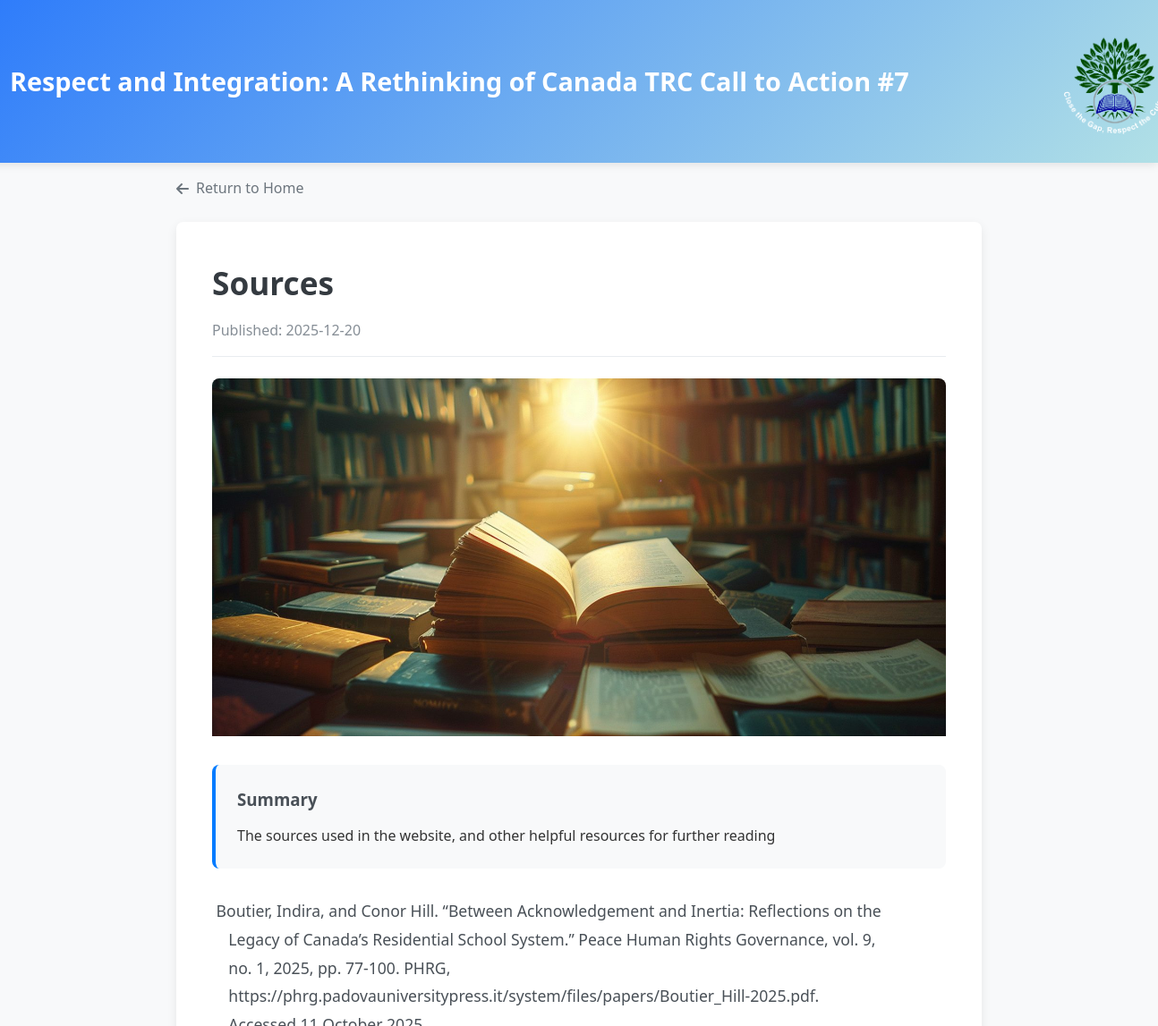
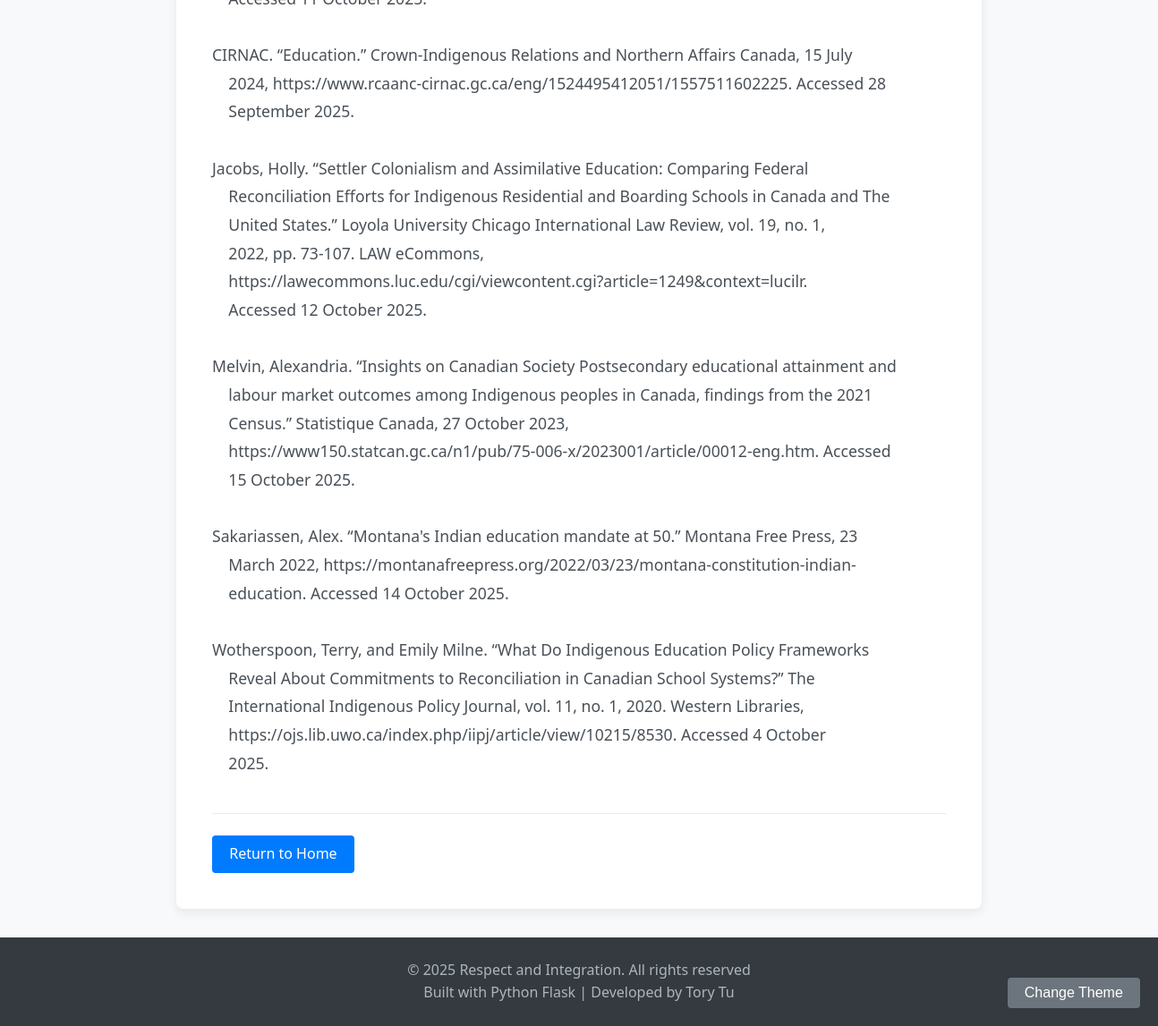
Screenshot of /content/6 with the database file from the repository (2 pictures, top to bottom).
### tables this page shows
CREATE TABLE contents (
            id INTEGER PRIMARY KEY AUTOINCREMENT,
            title TEXT NOT NULL,
            intro TEXT NOT NULL,
            detail TEXT NOT NULL,
            image TEXT,
            sort_order INTEGER DEFAULT 0,
            is_active BOOLEAN DEFAULT 1,
            created_at TIMESTAMP DEFAULT CURRENT_TIMESTAMP,
            updated_at TIMESTAMP DEFAULT CURRENT_TIMESTAMP
        );

### app.py (the view)
@app.route('/content/<int:content_id>')
def content_detail(content_id):
    content = get_content_by_id(content_id)
    if content:
        return render_template('detail.html', content=content)
    else:
        return "Page Not Found", 404

### database.py (called while the page is built)
def get_db_connection():
    conn = sqlite3.connect(DATABASE)
    conn.row_factory = sqlite3.Row  # 使查询结果以字典形式返回
    return conn

def get_content_by_id(content_id):
    conn = get_db_connection()
    cursor = conn.execute('SELECT * FROM contents WHERE id = ?', (content_id,))
    content = cursor.fetchone()
    conn.close()
    if content:
        return dict(content)
    return None

### templates/detail.html (shortened to what this page needs)
{% extends "base.html" %}
{% block content %}
<div class="detail-container">
    <a href="/" class="back-link"><i class="fas fa-arrow-left"></i> Return to Home</a>
    <article class="content-detail">
        <h1>{{ content.title }}</h1>
        <div class="detail-meta">
            <span class="date">Published: {{ content.created_at[:10] }}</span>
        </div>
        {% if content.image %}
        <div class="detail-image">
            <img src="{{ url_for('uploaded_file', filename=content.image) }}" alt="{{ content.title }}">
        </div>
        {% endif %}
        <div class="intro-box">
            <h3>Summary</h3>
            <p>{{ content.intro }}</p>
        </div>
        <div class="detail-content">
            <div class="content-text"> {{ content.detail|safe }} </div>
        </div>
        <div class="action-buttons">
            <a href="/" class="btn">Return to Home</a>
        </div>
    </article>
</div>
{% endblock %}

### static/css/style.css (style rules this page uses)
* { margin: 0; padding: 0; box-sizing: border-box; }
body { font-family: 'Segoe UI', Tahoma, Geneva, Verdana, sans-serif; line-height: 1.6; color: #333; background-color: #f8f9fa; }
.btn { display: inline-block; padding: 0.5rem 1.2rem; background-color: #007bff; color: white; text-decoration: none; border-radius: 4px; border: none; cursor: pointer; font-size: 1rem; transition: background-color 0.3s; text-align: center; }
.date { color: #868e96; font-size: 0.9rem; }
.detail-container { max-width: 900px; margin: 0 auto; }
.back-link { display: inline-flex; align-items: center; color: #6c757d; text-decoration: none; margin-top: 1rem; margin-bottom: 1.5rem; font-weight: 500; }
.back-link i { margin-right: 0.5rem; }
.content-detail { background: white; border-radius: 8px; padding: 2.5rem; box-shadow: 0 4px 12px rgba(0, 0, 0, 0.08); }
.content-detail h1 { font-size: 2.2rem; color: #343a40; margin-bottom: 0.8rem; }
.detail-meta { display: flex; align-items: center; gap: 1rem; margin-bottom: 1.5rem; padding-bottom: 1rem; border-bottom: 1px solid #e9ecef; }
.detail-meta .date { color: #868e96; font-size: 1rem; }
.detail-image { margin: 1.5rem 0; border-radius: 8px; overflow: hidden; }
.detail-image img { width: 100%; max-height: 400px; object-fit: cover; }
.intro-box { background-color: #f8f9fa; padding: 1.5rem; border-radius: 8px; margin: 1.5rem 0; border-left: 4px solid #007bff; }
.intro-box h3 { color: #495057; margin-bottom: 0.8rem; }
.detail-content { margin: 2rem 0; }
.content-text { line-height: 1.8; font-size: 1.1rem; color: #495057; white-space: pre-wrap; }
.action-buttons { display: flex; gap: 1rem; margin-top: 2.5rem; padding-top: 1.5rem; border-top: 1px solid #e9ecef; }

### rows the page displays
contents: title "Sources", created_at "2025-12-20", image (picture), intro "The sources used in the website, and other helpful resources for further reading", detail "Boutier, Indira, and Conor Hill. “Between Acknowledgement and Inertia: Reflections on the Legacy of Canada’s Residential School System.” Peace Human Rights Governance, vol. 9, no. 1, 2025, pp. 77-100. PHRG, https://phrg.padovauniversitypress.it/system/files/papers/Boutier_Hill-2025.pdf. Accessed 11 October 2025. CIRNAC. “Education.” Crown-Indigenous Relations and Northern Affairs Canada, 15 July 2024, https://www.rcaanc-cirnac.gc.ca/eng/1524495412051/1557511602225. Accessed 28 September 2025. Jacobs, Holly. “Settler Colonialism and Assimilative Education: Comparing Federal Reconciliation Efforts for Indigenous Residential and Boarding Schools in Canada and The United States.” Loyola…"
